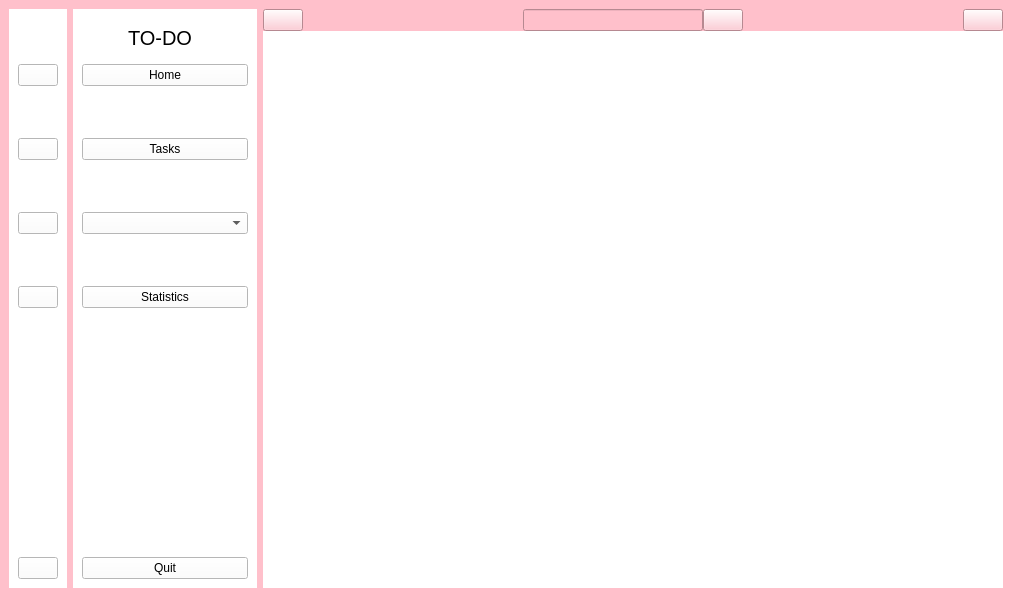
<?xml version="1.0" encoding="UTF-8"?>
<ui version="4.0">
 <class>MainWindow</class>
 <widget class="QMainWindow" name="MainWindow">
  <property name="geometry">
   <rect>
    <x>0</x>
    <y>0</y>
    <width>1021</width>
    <height>597</height>
   </rect>
  </property>
  <property name="windowTitle">
   <string>MainWindow</string>
  </property>
  <property name="styleSheet">
   <string notr="true">background-color:rgb(255, 255, 255)rgb(255, 255, 255);</string>
  </property>
  <widget class="QWidget" name="centralwidget">
   <property name="styleSheet">
    <string notr="true">background-color:pink;

</string>
   </property>
   <layout class="QGridLayout" name="gridLayout_5">
    <item row="0" column="5">
     <widget class="QWidget" name="main_window" native="true">
      <property name="styleSheet">
       <string notr="true"/>
      </property>
      <layout class="QGridLayout" name="gridLayout">
       <property name="leftMargin">
        <number>0</number>
       </property>
       <property name="topMargin">
        <number>0</number>
       </property>
       <property name="bottomMargin">
        <number>0</number>
       </property>
       <property name="spacing">
        <number>0</number>
       </property>
       <item row="0" column="0">
        <layout class="QHBoxLayout" name="search_sec_lay">
         <item>
          <widget class="QPushButton" name="minimizer_button">
           <property name="text">
            <string/>
           </property>
           <property name="icon">
            <iconset>
             <normaloff>ICONS/minimize.png</normaloff>ICONS/minimize.png</iconset>
           </property>
           <property name="checkable">
            <bool>true</bool>
           </property>
          </widget>
         </item>
         <item>
          <spacer name="horizontalSpacer_3">
           <property name="orientation">
            <enum>Qt::Orientation::Horizontal</enum>
           </property>
           <property name="sizeHint" stdset="0">
            <size>
             <width>40</width>
             <height>20</height>
            </size>
           </property>
          </spacer>
         </item>
         <item>
          <layout class="QHBoxLayout" name="search_lay">
           <item>
            <widget class="QLineEdit" name="search_edit"/>
           </item>
           <item>
            <widget class="QPushButton" name="search_button">
             <property name="text">
              <string/>
             </property>
             <property name="icon">
              <iconset>
               <normaloff>ICONS/search.png</normaloff>ICONS/search.png</iconset>
             </property>
            </widget>
           </item>
          </layout>
         </item>
         <item>
          <spacer name="horizontalSpacer_4">
           <property name="orientation">
            <enum>Qt::Orientation::Horizontal</enum>
           </property>
           <property name="sizeHint" stdset="0">
            <size>
             <width>40</width>
             <height>20</height>
            </size>
           </property>
          </spacer>
         </item>
         <item>
          <widget class="QPushButton" name="settings_button">
           <property name="text">
            <string/>
           </property>
           <property name="icon">
            <iconset>
             <normaloff>ICONS/settings.png</normaloff>ICONS/settings.png</iconset>
           </property>
          </widget>
         </item>
        </layout>
       </item>
       <item row="1" column="0">
        <widget class="QStackedWidget" name="stackedWidget">
         <property name="enabled">
          <bool>true</bool>
         </property>
         <property name="styleSheet">
          <string notr="true">background-color:white
;
color:black;</string>
         </property>
         <property name="currentIndex">
          <number>1</number>
         </property>
         <widget class="QWidget" name="Home_page">
          <layout class="QGridLayout" name="gridLayout_3">
           <item row="2" column="0" colspan="2">
            <widget class="QFrame" name="frame">
             <property name="maximumSize">
              <size>
               <width>16777215</width>
               <height>200</height>
              </size>
             </property>
             <property name="frameShape">
              <enum>QFrame::Shape::StyledPanel</enum>
             </property>
             <property name="frameShadow">
              <enum>QFrame::Shadow::Raised</enum>
             </property>
             <layout class="QGridLayout" name="gridLayout_6">
              <item row="0" column="3">
               <widget class="QListView" name="due_tasks_list"/>
              </item>
              <item row="0" column="0">
               <widget class="QWidget" name="widget_2" native="true"/>
              </item>
              <item row="0" column="2">
               <widget class="QWidget" name="widget" native="true"/>
              </item>
              <item row="0" column="1">
               <widget class="QLabel" name="label_6">
                <property name="text">
                 <string>STATISTICS CHART Al</string>
                </property>
               </widget>
              </item>
             </layout>
            </widget>
           </item>
           <item row="0" column="2" rowspan="4" colspan="2">
            <widget class="QFrame" name="stats_frame">
             <property name="frameShape">
              <enum>QFrame::Shape::StyledPanel</enum>
             </property>
             <property name="frameShadow">
              <enum>QFrame::Shadow::Raised</enum>
             </property>
             <layout class="QGridLayout" name="gridLayout_2">
              <item row="0" column="0">
               <widget class="QCalendarWidget" name="calendarWidget">
                <property name="maximumSize">
                 <size>
                  <width>80000</width>
                  <height>151</height>
                 </size>
                </property>
               </widget>
              </item>
              <item row="2" column="0" rowspan="2">
               <widget class="QTableView" name="tasks_table_view"/>
              </item>
              <item row="1" column="0">
               <widget class="QLabel" name="schedule_label">
                <property name="maximumSize">
                 <size>
                  <width>16777215</width>
                  <height>25</height>
                 </size>
                </property>
                <property name="text">
                 <string>SCHEDULE</string>
                </property>
               </widget>
              </item>
             </layout>
            </widget>
           </item>
           <item row="0" column="0" colspan="2">
            <widget class="QLabel" name="label_7">
             <property name="maximumSize">
              <size>
               <width>16777215</width>
               <height>20</height>
              </size>
             </property>
             <property name="text">
              <string>Projects</string>
             </property>
            </widget>
           </item>
           <item row="3" column="0" colspan="2">
            <widget class="QFrame" name="char_frame">
             <property name="maximumSize">
              <size>
               <width>16777215</width>
               <height>100</height>
              </size>
             </property>
             <property name="frameShape">
              <enum>QFrame::Shape::StyledPanel</enum>
             </property>
             <property name="frameShadow">
              <enum>QFrame::Shadow::Raised</enum>
             </property>
             <layout class="QGridLayout" name="gridLayout_7">
              <item row="0" column="0">
               <widget class="QLabel" name="character_image">
                <property name="minimumSize">
                 <size>
                  <width>20</width>
                  <height>0</height>
                 </size>
                </property>
                <property name="maximumSize">
                 <size>
                  <width>80</width>
                  <height>80</height>
                 </size>
                </property>
                <property name="styleSheet">
                 <string notr="true"/>
                </property>
                <property name="frameShape">
                 <enum>QFrame::Shape::Box</enum>
                </property>
                <property name="frameShadow">
                 <enum>QFrame::Shadow::Sunken</enum>
                </property>
                <property name="lineWidth">
                 <number>2</number>
                </property>
                <property name="text">
                 <string/>
                </property>
                <property name="pixmap">
                 <pixmap>ICONS/cat.png</pixmap>
                </property>
                <property name="scaledContents">
                 <bool>true</bool>
                </property>
                <property name="alignment">
                 <set>Qt::AlignmentFlag::AlignCenter</set>
                </property>
                <property name="wordWrap">
                 <bool>false</bool>
                </property>
               </widget>
              </item>
              <item row="0" column="1">
               <widget class="QLabel" name="character_text">
                <property name="minimumSize">
                 <size>
                  <width>200</width>
                  <height>0</height>
                 </size>
                </property>
                <property name="maximumSize">
                 <size>
                  <width>9000000</width>
                  <height>16777215</height>
                 </size>
                </property>
                <property name="baseSize">
                 <size>
                  <width>2</width>
                  <height>10</height>
                 </size>
                </property>
                <property name="font">
                 <font>
                  <family>Courier New</family>
                 </font>
                </property>
                <property name="styleSheet">
                 <string notr="true"/>
                </property>
                <property name="frameShape">
                 <enum>QFrame::Shape::Box</enum>
                </property>
                <property name="frameShadow">
                 <enum>QFrame::Shadow::Sunken</enum>
                </property>
                <property name="lineWidth">
                 <number>3</number>
                </property>
                <property name="text">
                 <string>YiPEEEE YOU CAN FINISH ALL THESE TASKS!!</string>
                </property>
                <property name="wordWrap">
                 <bool>true</bool>
                </property>
               </widget>
              </item>
             </layout>
            </widget>
           </item>
           <item row="1" column="0" colspan="2">
            <widget class="QFrame" name="projects_frame">
             <property name="maximumSize">
              <size>
               <width>16777215</width>
               <height>90000</height>
              </size>
             </property>
             <property name="frameShape">
              <enum>QFrame::Shape::StyledPanel</enum>
             </property>
             <property name="frameShadow">
              <enum>QFrame::Shadow::Raised</enum>
             </property>
             <layout class="QHBoxLayout" name="horizontalLayout_3"/>
            </widget>
           </item>
          </layout>
         </widget>
         <widget class="QWidget" name="projects_page">
          <layout class="QGridLayout" name="gridLayout_8">
           <item row="0" column="0">
            <widget class="QStackedWidget" name="main_project_stackedWidget">
             <widget class="QWidget" name="main_project_stackedWidgetPage1"/>
            </widget>
           </item>
          </layout>
         </widget>
         <widget class="QWidget" name="tasks_page">
          <widget class="QLabel" name="label_4">
           <property name="geometry">
            <rect>
             <x>50</x>
             <y>230</y>
             <width>201</width>
             <height>16</height>
            </rect>
           </property>
           <property name="text">
            <string>tasks page</string>
           </property>
          </widget>
         </widget>
         <widget class="QWidget" name="stats_page">
          <widget class="QLabel" name="label_3">
           <property name="geometry">
            <rect>
             <x>50</x>
             <y>95</y>
             <width>191</width>
             <height>101</height>
            </rect>
           </property>
           <property name="text">
            <string>stats</string>
           </property>
          </widget>
         </widget>
        </widget>
       </item>
      </layout>
     </widget>
    </item>
    <item row="0" column="3" colspan="2">
     <widget class="QWidget" name="long_sidebar" native="true">
      <property name="styleSheet">
       <string notr="true">background-color:white;
color:black;



</string>
      </property>
      <layout class="QGridLayout" name="gridLayout_4">
       <item row="1" column="0">
        <layout class="QVBoxLayout" name="icon_and_name_lay">
         <property name="spacing">
          <number>-1</number>
         </property>
         <item>
          <widget class="QPushButton" name="home_button_2">
           <property name="autoFillBackground">
            <bool>false</bool>
           </property>
           <property name="text">
            <string>Home</string>
           </property>
           <property name="icon">
            <iconset>
             <normaloff>ICONS/home.png</normaloff>ICONS/home.png</iconset>
           </property>
           <property name="iconSize">
            <size>
             <width>20</width>
             <height>20</height>
            </size>
           </property>
           <property name="checkable">
            <bool>true</bool>
           </property>
           <property name="autoExclusive">
            <bool>true</bool>
           </property>
          </widget>
         </item>
         <item>
          <spacer name="verticalSpacer_4">
           <property name="orientation">
            <enum>Qt::Orientation::Vertical</enum>
           </property>
           <property name="sizeHint" stdset="0">
            <size>
             <width>20</width>
             <height>40</height>
            </size>
           </property>
          </spacer>
         </item>
         <item>
          <widget class="QPushButton" name="tasks_button_2">
           <property name="text">
            <string>Tasks</string>
           </property>
           <property name="icon">
            <iconset>
             <normaloff>ICONS/tasks.png</normaloff>ICONS/tasks.png</iconset>
           </property>
           <property name="iconSize">
            <size>
             <width>20</width>
             <height>20</height>
            </size>
           </property>
           <property name="checkable">
            <bool>true</bool>
           </property>
           <property name="autoExclusive">
            <bool>true</bool>
           </property>
          </widget>
         </item>
         <item>
          <spacer name="verticalSpacer_6">
           <property name="orientation">
            <enum>Qt::Orientation::Vertical</enum>
           </property>
           <property name="sizeHint" stdset="0">
            <size>
             <width>20</width>
             <height>40</height>
            </size>
           </property>
          </spacer>
         </item>
         <item>
          <widget class="QComboBox" name="project_buttoncb">
           <property name="editable">
            <bool>false</bool>
           </property>
           <property name="currentText">
            <string/>
           </property>
           <property name="maxVisibleItems">
            <number>1</number>
           </property>
           <property name="duplicatesEnabled">
            <bool>true</bool>
           </property>
          </widget>
         </item>
         <item>
          <spacer name="verticalSpacer_7">
           <property name="orientation">
            <enum>Qt::Orientation::Vertical</enum>
           </property>
           <property name="sizeHint" stdset="0">
            <size>
             <width>20</width>
             <height>40</height>
            </size>
           </property>
          </spacer>
         </item>
         <item>
          <widget class="QPushButton" name="stats_button_2">
           <property name="text">
            <string>Statistics</string>
           </property>
           <property name="icon">
            <iconset>
             <normaloff>ICONS/stats.png</normaloff>ICONS/stats.png</iconset>
           </property>
           <property name="iconSize">
            <size>
             <width>20</width>
             <height>20</height>
            </size>
           </property>
           <property name="checkable">
            <bool>true</bool>
           </property>
           <property name="autoExclusive">
            <bool>true</bool>
           </property>
          </widget>
         </item>
        </layout>
       </item>
       <item row="2" column="0">
        <spacer name="verticalSpacer_8">
         <property name="orientation">
          <enum>Qt::Orientation::Vertical</enum>
         </property>
         <property name="sizeHint" stdset="0">
          <size>
           <width>20</width>
           <height>40</height>
          </size>
         </property>
        </spacer>
       </item>
       <item row="0" column="0">
        <layout class="QHBoxLayout" name="icon_label_lay">
         <item>
          <widget class="QLabel" name="main_icon_long">
           <property name="minimumSize">
            <size>
             <width>40</width>
             <height>40</height>
            </size>
           </property>
           <property name="maximumSize">
            <size>
             <width>40</width>
             <height>40</height>
            </size>
           </property>
           <property name="styleSheet">
            <string notr="true"/>
           </property>
           <property name="text">
            <string/>
           </property>
           <property name="pixmap">
            <pixmap>ICONS/main.png</pixmap>
           </property>
           <property name="scaledContents">
            <bool>true</bool>
           </property>
          </widget>
         </item>
         <item>
          <widget class="QLabel" name="app_name">
           <property name="minimumSize">
            <size>
             <width>120</width>
             <height>0</height>
            </size>
           </property>
           <property name="font">
            <font>
             <pointsize>15</pointsize>
            </font>
           </property>
           <property name="styleSheet">
            <string notr="true">color:black;</string>
           </property>
           <property name="text">
            <string>TO-DO</string>
           </property>
          </widget>
         </item>
        </layout>
       </item>
       <item row="3" column="0">
        <widget class="QPushButton" name="quit_button_2">
         <property name="text">
          <string>Quit</string>
         </property>
         <property name="icon">
          <iconset>
           <normaloff>ICONS/quit.png</normaloff>ICONS/quit.png</iconset>
         </property>
         <property name="checkable">
          <bool>true</bool>
         </property>
         <property name="autoExclusive">
          <bool>true</bool>
         </property>
        </widget>
       </item>
      </layout>
     </widget>
    </item>
    <item row="0" column="2">
     <widget class="QWidget" name="sidebar" native="true">
      <property name="maximumSize">
       <size>
        <width>233</width>
        <height>16777215</height>
       </size>
      </property>
      <property name="styleSheet">
       <string notr="true">background-color:white;
color:black;</string>
      </property>
      <layout class="QVBoxLayout" name="verticalLayout_3">
       <item>
        <layout class="QHBoxLayout" name="main_icon_lay">
         <item>
          <widget class="QLabel" name="main_icon">
           <property name="minimumSize">
            <size>
             <width>40</width>
             <height>40</height>
            </size>
           </property>
           <property name="maximumSize">
            <size>
             <width>40</width>
             <height>40</height>
            </size>
           </property>
           <property name="styleSheet">
            <string notr="true"/>
           </property>
           <property name="text">
            <string/>
           </property>
           <property name="pixmap">
            <pixmap>ICONS/main.png</pixmap>
           </property>
           <property name="scaledContents">
            <bool>true</bool>
           </property>
          </widget>
         </item>
        </layout>
       </item>
       <item>
        <layout class="QVBoxLayout" name="icon_only_lay">
         <property name="spacing">
          <number>-1</number>
         </property>
         <item>
          <widget class="QPushButton" name="home_button">
           <property name="autoFillBackground">
            <bool>false</bool>
           </property>
           <property name="text">
            <string/>
           </property>
           <property name="icon">
            <iconset>
             <normaloff>ICONS/home.png</normaloff>ICONS/home.png</iconset>
           </property>
           <property name="iconSize">
            <size>
             <width>20</width>
             <height>20</height>
            </size>
           </property>
           <property name="checkable">
            <bool>true</bool>
           </property>
           <property name="autoExclusive">
            <bool>true</bool>
           </property>
          </widget>
         </item>
         <item>
          <spacer name="verticalSpacer_5">
           <property name="orientation">
            <enum>Qt::Orientation::Vertical</enum>
           </property>
           <property name="sizeHint" stdset="0">
            <size>
             <width>20</width>
             <height>40</height>
            </size>
           </property>
          </spacer>
         </item>
         <item>
          <widget class="QPushButton" name="tasks_button">
           <property name="text">
            <string/>
           </property>
           <property name="icon">
            <iconset>
             <normaloff>ICONS/tasks.png</normaloff>ICONS/tasks.png</iconset>
           </property>
           <property name="iconSize">
            <size>
             <width>20</width>
             <height>20</height>
            </size>
           </property>
           <property name="checkable">
            <bool>true</bool>
           </property>
           <property name="autoExclusive">
            <bool>true</bool>
           </property>
          </widget>
         </item>
         <item>
          <spacer name="verticalSpacer_3">
           <property name="orientation">
            <enum>Qt::Orientation::Vertical</enum>
           </property>
           <property name="sizeHint" stdset="0">
            <size>
             <width>20</width>
             <height>40</height>
            </size>
           </property>
          </spacer>
         </item>
         <item>
          <widget class="QPushButton" name="proj_button">
           <property name="text">
            <string/>
           </property>
           <property name="icon">
            <iconset>
             <normaloff>ICONS/project.png</normaloff>ICONS/project.png</iconset>
           </property>
           <property name="iconSize">
            <size>
             <width>20</width>
             <height>20</height>
            </size>
           </property>
           <property name="checkable">
            <bool>true</bool>
           </property>
           <property name="autoExclusive">
            <bool>true</bool>
           </property>
          </widget>
         </item>
         <item>
          <spacer name="verticalSpacer">
           <property name="orientation">
            <enum>Qt::Orientation::Vertical</enum>
           </property>
           <property name="sizeHint" stdset="0">
            <size>
             <width>20</width>
             <height>40</height>
            </size>
           </property>
          </spacer>
         </item>
         <item>
          <widget class="QPushButton" name="stats_button">
           <property name="text">
            <string/>
           </property>
           <property name="icon">
            <iconset>
             <normaloff>ICONS/stats.png</normaloff>ICONS/stats.png</iconset>
           </property>
           <property name="iconSize">
            <size>
             <width>20</width>
             <height>20</height>
            </size>
           </property>
           <property name="checkable">
            <bool>true</bool>
           </property>
           <property name="autoExclusive">
            <bool>true</bool>
           </property>
          </widget>
         </item>
        </layout>
       </item>
       <item>
        <spacer name="verticalSpacer_2">
         <property name="orientation">
          <enum>Qt::Orientation::Vertical</enum>
         </property>
         <property name="sizeHint" stdset="0">
          <size>
           <width>20</width>
           <height>40</height>
          </size>
         </property>
        </spacer>
       </item>
       <item>
        <widget class="QPushButton" name="quit_button">
         <property name="text">
          <string/>
         </property>
         <property name="icon">
          <iconset>
           <normaloff>ICONS/quit.png</normaloff>ICONS/quit.png</iconset>
         </property>
         <property name="checkable">
          <bool>true</bool>
         </property>
         <property name="autoExclusive">
          <bool>true</bool>
         </property>
        </widget>
       </item>
      </layout>
     </widget>
    </item>
   </layout>
  </widget>
 </widget>
 <resources/>
 <connections>
  <connection>
   <sender>minimizer_button</sender>
   <signal>toggled(bool)</signal>
   <receiver>sidebar</receiver>
   <slot>setVisible(bool)</slot>
   <hints>
    <hint type="sourcelabel">
     <x>280</x>
     <y>35</y>
    </hint>
    <hint type="destinationlabel">
     <x>80</x>
     <y>236</y>
    </hint>
   </hints>
  </connection>
  <connection>
   <sender>minimizer_button</sender>
   <signal>toggled(bool)</signal>
   <receiver>long_sidebar</receiver>
   <slot>setHidden(bool)</slot>
   <hints>
    <hint type="sourcelabel">
     <x>267</x>
     <y>35</y>
    </hint>
    <hint type="destinationlabel">
     <x>157</x>
     <y>193</y>
    </hint>
   </hints>
  </connection>
  <connection>
   <sender>home_button_2</sender>
   <signal>clicked()</signal>
   <receiver>home_button</receiver>
   <slot>click()</slot>
   <hints>
    <hint type="sourcelabel">
     <x>105</x>
     <y>77</y>
    </hint>
    <hint type="destinationlabel">
     <x>40</x>
     <y>77</y>
    </hint>
   </hints>
  </connection>
  <connection>
   <sender>tasks_button_2</sender>
   <signal>clicked()</signal>
   <receiver>tasks_button</receiver>
   <slot>click()</slot>
   <hints>
    <hint type="sourcelabel">
     <x>105</x>
     <y>161</y>
    </hint>
    <hint type="destinationlabel">
     <x>40</x>
     <y>161</y>
    </hint>
   </hints>
  </connection>
  <connection>
   <sender>stats_button_2</sender>
   <signal>clicked()</signal>
   <receiver>stats_button</receiver>
   <slot>click()</slot>
   <hints>
    <hint type="sourcelabel">
     <x>105</x>
     <y>329</y>
    </hint>
    <hint type="destinationlabel">
     <x>40</x>
     <y>329</y>
    </hint>
   </hints>
  </connection>
  <connection>
   <sender>quit_button_2</sender>
   <signal>clicked()</signal>
   <receiver>quit_button</receiver>
   <slot>click()</slot>
   <hints>
    <hint type="sourcelabel">
     <x>105</x>
     <y>584</y>
    </hint>
    <hint type="destinationlabel">
     <x>40</x>
     <y>584</y>
    </hint>
   </hints>
  </connection>
 </connections>
</ui>
